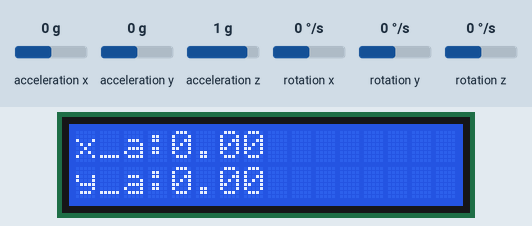
A sketch run on a simulated Arduino Uno, built with avr-gcc and run on an emulated ATmega328P. Shown: 16×2 character LCD. Wiring (inferred from the names in the program): MPU-6050 motion sensor at I2C address 0x68. The test bench sets the inputs (shaded band); at power-on: acceleration x 0 g, acceleration y 0 g, acceleration z 1 g, rotation x 0 °/s, rotation y 0 °/s, rotation z 0 °/s.

Above: at 5.4 s.
5.5 s: acceleration x set to -1.4 g
At 5.72 s:
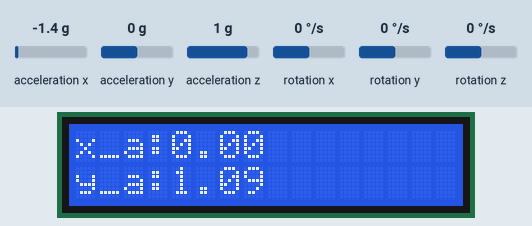
7.0 s: acceleration y set to -1.4 g
At 7.27 s:
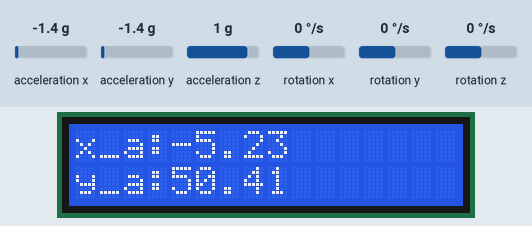
8.6 s: acceleration z set to -1.4 g
At 9.39 s:
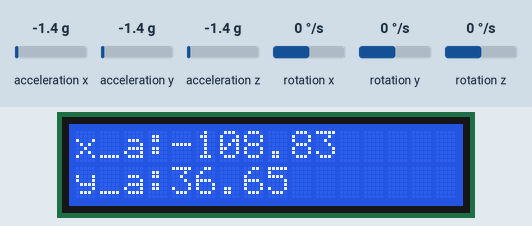
10.4 s: rotation x set to -192 °/s
At 10.62 s:
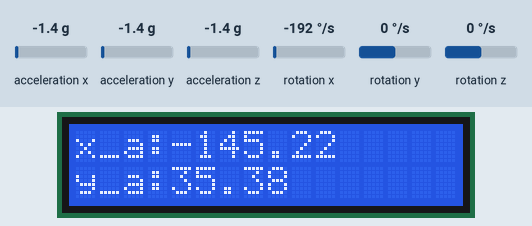
Timing chart, 0 to 12.9 s (numbered marks = the images above; inputs shaded):
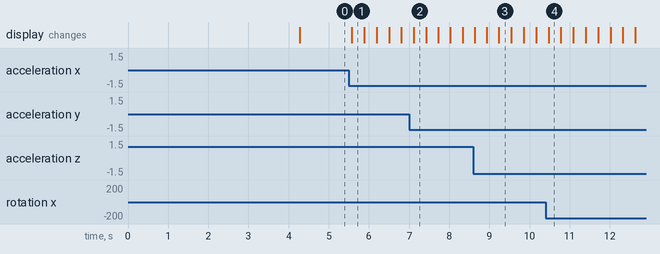

Measured:
- after the input at 5.5 s, the display: changes after 0.07 s (image 1)

The sketch:

spirit_level_code.ino
```cpp
/*
 x axis=roll(.)
 y axis=pitch(_)
 z axis=yaw(|)

 1)Μετατρέπουμε τις μετρήσεις από το επιταχυνσιόμετρο σε g και τις μετρήσεις από το γυροσκόπιο σε °/s.
 2)Εφαρμόζουμε ένα average filter στις μετρήσεις από το γυροσκόπιο ώστε το επίπεδο αναφοράς να αντιστοιχεί στις μηδέν μοίρες.
 3)Υπολογίζουμε την γωνία μεταξύ της ψηφιακής αεροστάθμης και του επιπέδου αναφοράς μετά από την περιστροφή της πρώτης ως προς τον άξονα περιστροφής X
 και την αντίστοιχη γωνία ως προς τον άξονα περιστροφής Y σύμφωνα και στις δυο περιπτώσεις με τις επεξεργασμένες μετρήσεις από το γυροσκόπιο.
 Οι τιμές των γωνιών αυτών είναι μια καλή προσέγγιση των πραγματικών αλλά καθώς περνάει ο χρόνος οι τιμές αυτές αρχίζουν και αποκλίνουν.
 4)Εφαρμόζουμε ένα average filter στις μετρήσεις από το επιταχυνσιόμετρο ώστε το επίπεδο αναφοράς να αντιστοιχεί στις μηδέν μοίρες.
 5)Εφαρμόζουμε ένα median filter στις επεξεργασμένες μετρήσεις από το επιταχυνσιόμετρο ώστε να μειώσουμε τον θόρυβο καθώς αυτό είναι ευαίσθητο στις δονήσεις
 και σύμφωνα με τις τιμές που προκύπτουν από το παραπάνω φίλτρο υπολογίζουμε την γωνία που σχηματίζεται μεταξύ της ψηφιακής αεροστάθμης και του επιπέδου αναφοράς
 όταν η πρώτη περιστρέφεται ως προς τον άξονα περιστροφής X και την αντίστοιχη γωνία ως προς τον άξονα περιστροφής Y.
 Οι τιμές των γωνιών αυτών δεν αποκλίνουν καθώς περνάει ο χρόνος.
 6)Συνδυάζοντας τις τιμές των γωνιών που υπολογίσαμε σύμφωνα με τις επεξεργασμένες μετρήσεις από το γυροσκόπιο
 (οι τιμές που προκύπτουν από την εφαρμογή του average filter στις μετρήσεις από το γυροσκόπιο) και με τις τιμές που προκύπτουν από την εφαρμογή του median filter
 στις επεξεργασμένες μετρήσεις από το επιταχυνσιόμετρο (οι τιμές που προκύπτουν από την εφαρμογή του average filter στις μετρήσεις από το επιταχυνσιόμετρο)
 υπολογίζουμε την τελική γωνία που σχηματίζεται μεταξύ της ψηφιακής αεροστάθμης και του επιπέδου αναφοράς όταν η πρώτη περιστρέφεται ως προς τον άξονα
 περιστροφής X και την αντίστοιχη γωνία ως προς τον άξονα περιστροφής Y.

 Το gyro_roll αποκλίνει δηλαδή δεν επιστρέφει στο μηδέν μετά από περιστροφή της ψηφιακής αεροστάθμης και δεν έχει θόρυβο. Το accel_roll δεν αποκλίνει και έχει λίγο
 θόρυβο. Το angle_roll δεν αποκλίνει και δεν έχει θόρυβο. Τα ίδια ισχύουν και για το gyro_pitch, accel_pitch και angle_pitch.

 Ο αριθμός 57.29577951 χρησιμοποιείται για την μετατροπή των rad σε deg.
 Ο αριθμός 1000000 χρησιμοποιείται για την μετατροπή των μs σε s.
*/

#include <Wire.h>//Για το I2C πρωτόκολλο.
#include <LiquidCrystal.h>// Για την οθόνη LCD

LiquidCrystal lcd(1,2,4,5,6,7);

unsigned long previoustime,spaceoftime=0;

int i,j=0,k;

long accelX,accelY,accelZ;
float gForceX,gForceY,gForceZ;

float agForceX,agForceY,agForceZ;
float mgForceX[11],mgForceY[11],mgForceZ[11];
float nmgForceX[11],nmgForceY[11],nmgForceZ[11];

long gyroX,gyroY,gyroZ;
float rotX,rotY;

float arotX,arotY;
float nrotX,nrotY;

float accel_roll,accel_pitch;
float angle_roll,angle_pitch;

boolean timeflag=true;

void setup(){
  float sgForceX=0,sgForceY=0,sgForceZ=0;
  float srotX=0,srotY=0;

  Wire.begin();
  lcd.begin(16,2);
  lcd.clear();

  setupMPU();

  //Υπολογίζουμε την μέση τιμή 2000 μετρήσεων από το γυροσκόπιο που αντιστοιχούν στον άξονα περιστροφής X και στον άξονα περιστροφής Y και την μέση τιμή 2000 μετρήσεων
  //από το επιταχυνσιόμετρο που αντιστοιχούν στον άξονα περιστροφής X, στον άξονα περιστροφής Y και στον άξονα περιστροφής Z.
  for(i=1;i<=2000;i++){
    recordGyroRegisters();
    srotX=srotX+rotX;
    srotY=srotY+rotY;
    recordAccelRegisters();
    //Αποθηκεύουμε τις τελευταίες 11 μετρήσεις από το επιταχυνσιόμετρο που αντιστοιχούν στον άξονα περιστροφής X, στον άξονα περιστροφής Y και στον άξονα περιστροφής Z
    //σε τρεις διαφορετικούς πίνακες.
    if(i>=1990){
      mgForceX[j]=gForceX;
      mgForceY[j]=gForceY;
      mgForceZ[j]=gForceZ;
      j=j+1;
    }
    sgForceX=sgForceX+gForceX;
    sgForceY=sgForceY+gForceY;
    sgForceZ=sgForceZ+gForceZ;
  }
  arotX=srotX/2000;
  arotY=srotY/2000;
  agForceX=sgForceX/2000;
  agForceY=sgForceY/2000;
  agForceZ=sgForceZ/2000;

  //Μετατοπίζουμε τις τιμές των τελευταίων 11 μετρήσεων από το επιταχυνσιόμετρο που αντιστοιχούν στον άξονα περιστροφής X, στον άξονα περιστροφής Y
  //και στον άξονα περιστροφής Z ώστε αυτές που αντιστοιχούν στους δυο πρώτους άξονες περιστροφής να κυμαίνονται γύρω από το μηδέν και αυτές που αντιστοιχούν στον
  //τρίτο άξονα περιστροφής γύρω από το ένα και αποθηκεύουμε τις καινούργιες τιμές στους ίδιους πίνακες που ήταν αποθηκευμένες και οι παλιές.
  for(j=0;j<=10;j++){
    mgForceX[j]=mgForceX[j]-agForceX;
    mgForceY[j]=mgForceY[j]-agForceY;
    mgForceZ[j]=(mgForceZ[j]-agForceZ)+1;
    //Αντιγράφουμε τα στοιχεία του κάθε πίνακα με τις μετατοπισμένες τιμές των τελευταίων 11 μετρήσεων από το επιταχυνσιόμετρο που αντιστοιχούν στον άξονα
    //περιστροφής X, στον άξονα περιστροφής Y και στον άξονα περιστροφής Z σε τρεις καινούργιους πίνακες.
    nmgForceX[j]=mgForceX[j];
    nmgForceY[j]=mgForceY[j];
    nmgForceZ[j]=mgForceZ[j];
  }

  //Ως αρχική τιμή της γωνίας του complimentary filter που αντιστοιχεί στον άξονα περιστροφής X θέτουμε την μετατοπισμένη τιμή της τελευταίας μέτρησης
  //από το επιταχυνσιόμετρο που αντιστοιχεί στον ίδιο άξονα περιστροφής και ως αρχική τιμή της γωνίας του complimentary filter που αντιστοιχεί στον άξονα περιστροφής Y
  //θέτουμε την μετατοπισμένη τιμή της τελευταίας μέτρησης από το επιταχυνσιόμετρο που αντιστοιχεί στον ίδιο άξονα περιστροφής.
  angle_roll=mgForceX[10];
  angle_pitch=mgForceY[10];

  k=0;

  //Αποθηκεύουμε τον χρόνο από τον οποίο ξεκινάει η πρώτη μέτρηση.
  previoustime=micros();
}

void loop(){
  char arbuf[8],apbuf[8];
  int arntc_pos,apntc_pos;

  process_gyro_values();
  process_accel_values();

  angle_values(spaceoftime);

  //Μετατρέπουμε την τιμή της γωνίας του complimentary filter που αντιστοιχεί στον άξονα περιστροφής X από ακέραια τιμή τύπου float σε string και το ίδιο κάνουμε και
  //για την τιμή της γωνίας του complimentary filter που αντιστοιχεί στον άξονα περιστροφής Y.
  dtostrf(angle_roll, -4, 2, arbuf);
  dtostrf(angle_pitch, -4, 2, apbuf);

  //Βρίσκουμε την θέση του τερματικού χαρακτήρα στο string που αντιστοιχεί στην κάθε τιμή της γωνίας του complimentary filter.
  for(i=0;i<8;i++){
    if(arbuf[i]=='\0'){
      arntc_pos=i;
      break;
    }
  }
  for(i=0;i<8;i++){
    if(apbuf[i]=='\0'){
      apntc_pos=i;
      break;
    }
  }

  //Εμφανίζουμε στην οθόνη LCD το string που αντιστοιχεί στην κάθε τιμή της γωνίας του complimentary filter διαγράφοντας παράλληλα ότι έχει απομείνει
  //από το string που αντιστοιχεί στην προηγούμενη τιμή της κάθε γωνίας του complimentary filter .
  lcd.print("x_a:");
  lcd.setCursor(4,0);
  lcd.print(arbuf);
  for(i=4+arntc_pos;i<16;i++){
    lcd.setCursor(i,0);
    lcd.write(' ');
  }
  lcd.setCursor(0,1);
  lcd.print("y_a:");
  lcd.setCursor(4,1);
  lcd.print(apbuf);
  for(i=4+apntc_pos;i<16;i++){
    lcd.setCursor(i,1);
    lcd.write(' ');
  }
  lcd.setCursor(0,0);

  //Υπολογίζουμε τον χρόνο που μεσολάβησε μεταξύ δυο διαδοχικών μετρήσεων.
  if(timeflag){
    timeflag=false;
    spaceoftime=micros()-previoustime;
    previoustime=micros();
  }
  else{
    spaceoftime=micros()-previoustime;
    previoustime=micros();
  }
}

void setupMPU(){
  //Ρυθμίζουμε το MPU_6050.
  Wire.beginTransmission(0b1101000);//Ο αριθμός 1101000 στο δυαδικό σύστημα είναι η διεύθυνση του MPU-6050.
  //Το LSB αυτού του αριθμού μπορεί να είναι είτε μηδέν είτε ένα ανάλογα με το αν έχουμε συνδέσει το pin με το όνομα AD0 του MPU_6050 σε λογικό μηδέν (GND)
  //ή σε λογικό ένα (VCC) αντίστοιχα. Με αυτόν τον τρόπο μπορούμε να συνδέσουμε δυο MPU_6050 από τα οποία το ένα θα έχει διεύθυνση 1101000 και το άλλο
  //διεύθυνση 1101001.
  Wire.write(0x6B);//Ο αριθμός 6B στο δεκαεξαδικό σύστημα είναι η διεύθυνση του καταχωρητή PWR_MGMT_1.
  Wire.write(0b00000000);//Η συσκευή αρχικά είναι σε sleep mode. Θέτωντας το bit6 μηδέν απενεργοποιούμε την λειτουργία sleep mode και "ξυπνάμε" την συσκευή.
  Wire.endTransmission();
  Wire.beginTransmission(0b1101000);
  Wire.write(0x1B);//Ο αριθμός 1B στο δεκαεξαδικό σύστημα είναι η διεύθυνση του καταχωρητή GYRO_CONFIG.
  Wire.write(0b00001000);//Θέτωντας το bit4 μηδέν και το bit3 ένα ρυθμίζουμε το γυροσκόπιο ώστε να δουλεύει στην κλίμακα ±500°/s.
  Wire.endTransmission();
  Wire.beginTransmission(0b1101000);
  Wire.write(0x1C);//Ο αριθμός 1C στο δεκαεξαδικό σύστημα είναι η διεύθυνση του καταχωρητή ACCEL_CONFIG.
  Wire.write(0b00010000);//Θέτωντας το bit4 ένα και το bit3 μηδέν ρυθμίζουμε το επιταχυνσιόμετρο ώστε να δουλεύει στην κλίμακα ±8g.
  Wire.endTransmission();
}

void recordAccelRegisters(){
  //Πέρνουμε τις μη επεξεργασμένες τιμές από το επιταχυνσιόμετρο.
  Wire.beginTransmission(0b1101000);
  Wire.write(0x3B);
  Wire.endTransmission();
  Wire.requestFrom(0b1101000,6);
  while(Wire.available()<6);
  accelX=Wire.read()<<8|Wire.read();//Αποθηκεύουμε τα περιεχόμενα των καταχωρητών ACCEL_XOUT_H και ACCEL_XOUT_L στην μεταβλητή accelX.
  accelY=Wire.read()<<8|Wire.read();//Αποθηκεύουμε τα περιεχόμενα των καταχωρητών ACCEL_YOUT_H και ACCEL_YOUT_L στην μεταβλητή accelY.
  accelZ=Wire.read()<<8|Wire.read();//Αποθηκεύουμε τα περιεχόμενα των καταχωρητών ACCEL_ZOUT_H και ACCEL_ZOUT_L στην μεταβλητή accelZ.
  processAccelData();
}

void processAccelData(){
  //Μετατρέπουμε τις μη επεξεργασμένες τιμές από το επιταχυνσιόμετρο σε g.
  gForceX=accelX/4096.0;
  gForceY=accelY/4096.0;
  gForceZ=accelZ/4096.0;
}

void recordGyroRegisters(){
  //Πέρνουμε τις μη επεξεργασμένες τιμές από το γυροσκόπιο.
  Wire.beginTransmission(0b1101000);
  Wire.write(0x43);
  Wire.endTransmission();
  Wire.requestFrom(0b1101000,6);
  while(Wire.available()<6);
  gyroX=Wire.read()<<8|Wire.read();//Αποθηκεύουμε τα περιεχόμενα των καταχωρητών GYRO_XOUT_H και GYRO_XOUT_L στην μεταβλητή gyroX.
  gyroY=Wire.read()<<8|Wire.read();//Αποθηκεύουμε τα περιεχόμενα των καταχωρητών GYRO_YOUT_H και GYRO_YOUT_L στην μεταβλητή gyroY.
  gyroZ=Wire.read()<<8|Wire.read();//Αποθηκεύουμε τα περιεχόμενα των καταχωρητών GYRO_ZOUT_H και GYRO_ZOUT_L στην μεταβλητή gyroZ.
  processGyroData();
}

void processGyroData(){
  float rotZ;

  //Μετατρέπουμε τις μη επεξεργασμένες τιμές από το γυροσκόπιο σε °/s.
  rotX=gyroX/65.5;
  rotY=gyroY/65.5;
  rotZ=gyroZ/65.5;
}

void process_gyro_values(){
  recordGyroRegisters();

  //Μετατοπίζουμε την τιμή της μέτρησης από το γυροσκόπιο που αντιστοιχεί στον άξονα περιστροφής X και την τιμή της μέτρησης από το γυροσκόπιο που αντιστοιχεί
  //στον άξονα περιστροφής Y ώστε οι τιμές αυτές να κυμαίνονται γύρω από το μηδέν.
  nrotX=rotX-arotX;
  nrotY=rotY-arotY;
}

void process_accel_values(){
  int posX,posY,posZ;
  float ngForceX,ngForceY,ngForceZ;
  float swapvX,swapvY,swapvZ;

  //Ταξινομούμε τους πίνακες με τις τελευταίες 11 μετρήσεις από το επιταχυνσιόμετρο που αντιστοιχούν σε κάθε έναν άξονα περιστροφής σε αύξουσα σειρά.
  for(i=0;i<11;i++){
    posX=i;
    posY=i;
    posZ=i;
    for(j=i+1;j<11;j++){
      if(mgForceX[j]<mgForceX[posX]){
        posX=j;
      }
      if(mgForceY[j]<mgForceY[posY]){
        posY=j;
      }
      if(mgForceZ[j]<mgForceZ[posZ]){
        posZ=j;
      }
    }
    swapvX=mgForceX[i];
    mgForceX[i]=mgForceX[posX];
    mgForceX[posX]=swapvX;

    swapvY=mgForceY[i];
    mgForceY[i]=mgForceY[posY];
    mgForceY[posY]=swapvY;

    swapvZ=mgForceZ[i];
    mgForceZ[i]=mgForceZ[posZ];
    mgForceZ[posZ]=swapvZ;
  }

  //Υπολογίζουμε την γωνία που αντιστοιχεί στον άξονα περιστροφής X και την γωνία που αντιστοιχεί στον άξονα περιστροφής Y χρησιμοποιώντας το ενδιάμεσο στοιχείο
  //του κάθε ταξινομημένου πίνακα με τις τελευταίες 11 μετρήσεις από το επιταχυνσιόμετρο.
  accel_roll=atan2(mgForceY[5],mgForceZ[5])*57.29577951;
  accel_pitch=atan2((-1)*mgForceX[5],sqrt((mgForceY[5]*mgForceY[5])+(mgForceZ[5]*mgForceZ[5])))*57.29577951;

  recordAccelRegisters();

  //Μετατοπίζουμε τις τιμές των καινούργιων μετρήσεων από το επιταχυνσιόμετρο που αντιστοιχούν σε κάθε έναν άξονα περιστροφής ώστε αυτές που αντιστοιχούν στον άξονα
  //περιστροφής X και στον άξονα περιστροφής Y να κυμαίνονται γύρω από το μηδέν και αυτές που αντιστοιχούν στον άξονα περιστροφής Z γύρω από το ένα.
  ngForceX=gForceX-agForceX;
  ngForceY=gForceY-agForceY;
  ngForceZ=(gForceZ-agForceZ)+1;

  //Προσθέτουμε τις μετατοπισμένες τιμές των καινούργιων μετρήσεων από το επιταχυνσιόμετρο που αντιστοιχούν σε κάθε έναν άξονα περιστροφής στους αντίστοιχους πίνακες
  //με τις τελευταίες 11 μετατοπισμένες τιμές των μετρήσεων από το επιταχυνσιόμετρο που αντιστοιχούν σε κάθε έναν άξονα περιστροφής.
  nmgForceX[k]=ngForceX;
  nmgForceY[k]=ngForceY;
  nmgForceZ[k]=ngForceZ;

  //Αντιγράφουμε τα στοιχεία του κάθε πίνακα με τις τελευταίες 11 μετατοπισμένες τιμές των μετρήσεων από το επιταχυνσιόμετρο που αντιστοιχούν σε κάθε έναν άξονα
  //περιστροφής στον πίνακα που αντιστοιχεί στον ίδιο άξονα περιστροφής και πρόκειται να ταξινομηθεί.
  for(j=0;j<=10;j++){
    mgForceX[j]=nmgForceX[j];
    mgForceY[j]=nmgForceY[j];
    mgForceZ[j]=nmgForceZ[j];
  }

   k=k+1;
   if(k==11){
    k=0;
   }
}

void angle_values(unsigned long sotav){
  //Συνδιάζοντας τις τιμές των γωνιών που προέκυψαν από το ενδιάμεσο στοιχείο του κάθε ταξινομημένου πίνακα με τις τελευταίες 11 μετατοπισμένες τιμές των μετρήσεων
  //από το επιταχυνσιόμετρο με τις μετατοπισμένες τιμές των μετρήσεων από το γυροσκόπιο υπολογίζουμε την τελική τιμή της γωνίας που αντιστοιχεί στον άξονα
  //περιστροφής X και στον άξονα περιστροφής Y.
  angle_roll=0.98*(angle_roll+(nrotX*(sotav/(float(1000000)))))+(0.02*accel_roll);
  angle_pitch=0.98*(angle_pitch+(nrotY*(sotav/(float(1000000)))))+(0.02*accel_pitch);
}
```
